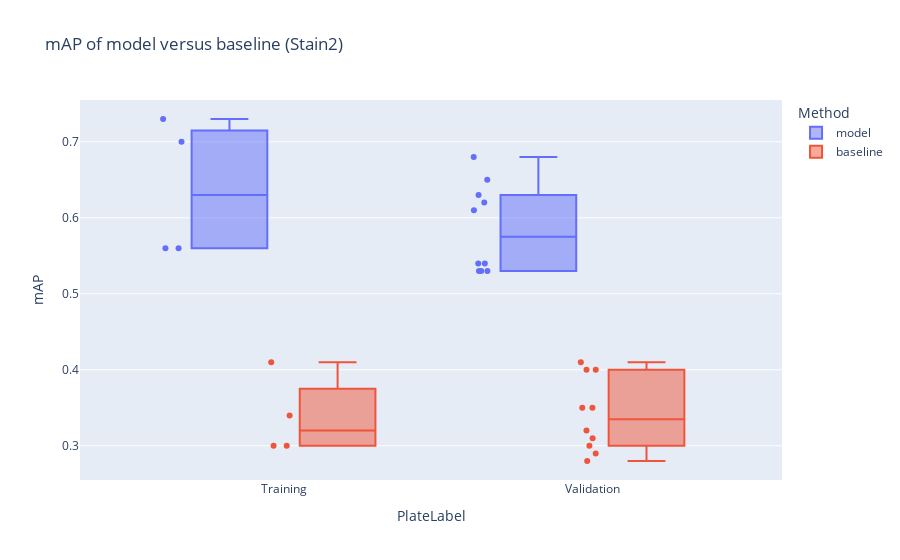

The code cell stored with this chart in its notebook:
### Code cell
x_division = "PlateLabel" # 'Compound dataset // PlateLabel'
fig = px.box(Stain2, y="mAP", color="Method", x=x_division,
         title="mAP of model versus baseline (Stain2)",
         hover_data=["plate", "PlateLabel"], points='all'
        )

fig.show()

### Figure 1 — Plotly figure (JSON) as saved in the notebook; plotly's stock layout.template omitted (floating-point values rounded to 4 significant figures)
{"data": [{"alignmentgroup": "True", "boxpoints": "all", "customdata": [["BR00112202"], ["BR00112197binned"], ["BR00112197standard"], ["BR00112198"], ["BR00112197repeat"], ["BR00112204"], ["BR00112201"], ["BR00112202"], ["BR00112197binned"], ["BR00112197standard"], ["BR00112198"], ["BR00112197repeat"], ["BR00112204"], ["BR00112201"]], "hovertemplate": "Method=model<br>PlateLabel=%{x}<br>mAP=%{y}<br>plate=%{customdata[0]}<extra></extra>", "legendgroup": "model", "marker": {"color": "#636efa"}, "name": "model", "notched": false, "offsetgroup": "model", "orientation": "v", "showlegend": true, "type": "box", "x": ["Training", "Training", "Validation", "Validation", "Validation", "Validation", "Validation", "Training", "Training", "Validation", "Validation", "Validation", "Validation", "Validation"], "x0": " ", "xaxis": "x", "y": [0.7, 0.73, 0.65, 0.63, 0.61, 0.62, 0.68, 0.56, 0.56, 0.53, 0.54, 0.53, 0.53, 0.54], "y0": " ", "yaxis": "y"}, {"alignmentgroup": "True", "boxpoints": "all", "customdata": [["BR00112202"], ["BR00112197binned"], ["BR00112197standard"], ["BR00112198"], ["BR00112197repeat"], ["BR00112204"], ["BR00112201"], ["BR00112202"], ["BR00112197binned"], ["BR00112197standard"], ["BR00112198"], ["BR00112197repeat"], ["BR00112204"], ["BR00112201"]], "hovertemplate": "Method=baseline<br>PlateLabel=%{x}<br>mAP=%{y}<br>plate=%{customdata[0]}<extra></extra>", "legendgroup": "baseline", "marker": {"color": "#EF553B"}, "name": "baseline", "notched": false, "offsetgroup": "baseline", "orientation": "v", "showlegend": true, "type": "box", "x": ["Training", "Training", "Validation", "Validation", "Validation", "Validation", "Validation", "Training", "Training", "Validation", "Validation", "Validation", "Validation", "Validation"], "x0": " ", "xaxis": "x", "y": [0.34, 0.41, 0.4, 0.35, 0.41, 0.35, 0.4, 0.3, 0.3, 0.28, 0.3, 0.31, 0.29, 0.32], "y0": " ", "yaxis": "y"}], "layout": {"boxmode": "group", "legend": {"title": {"text": "Method"}, "tracegroupgap": 0}, "title": {"text": "mAP of model versus baseline (Stain2)"}, "xaxis": {"anchor": "y", "domain": [0, 1], "title": {"text": "PlateLabel"}}, "yaxis": {"anchor": "x", "domain": [0, 1], "title": {"text": "mAP"}}}}
